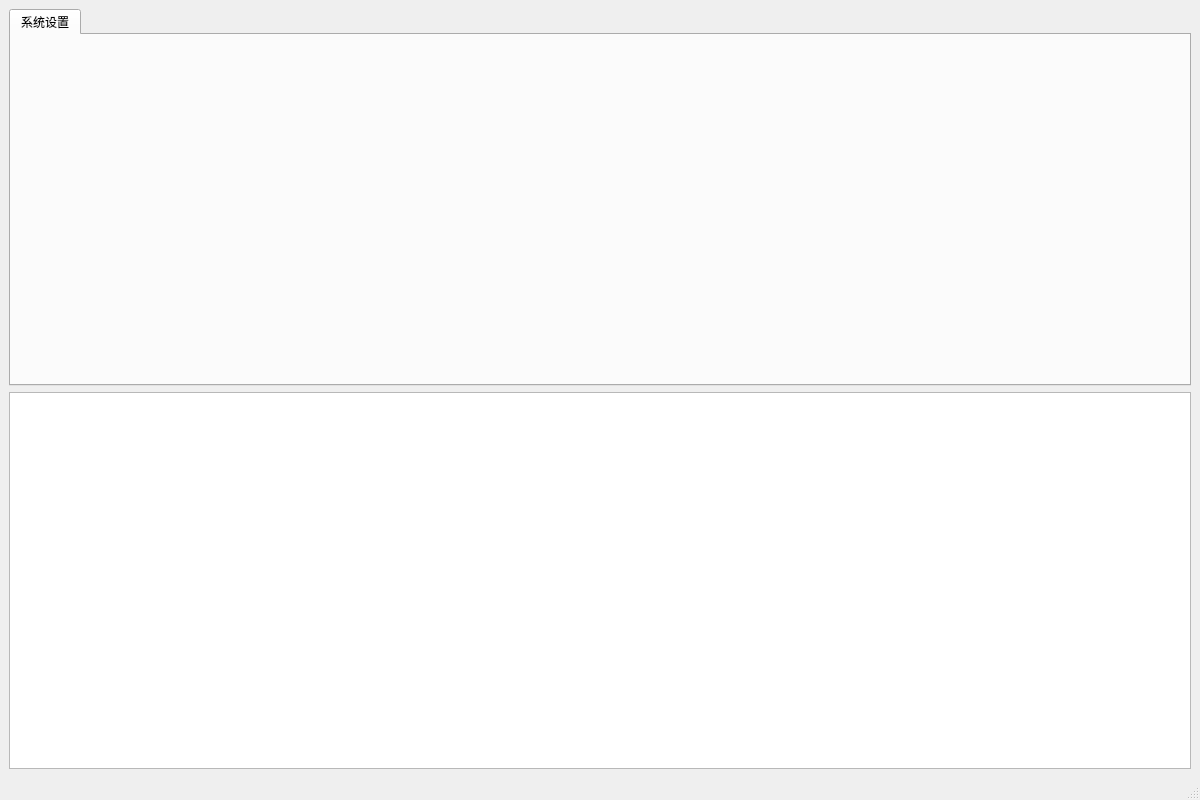
<?xml version="1.0" encoding="UTF-8"?>
<ui version="4.0">
 <class>MainWindow</class>
 <widget class="QMainWindow" name="MainWindow">
  <property name="geometry">
   <rect>
    <x>0</x>
    <y>0</y>
    <width>1200</width>
    <height>800</height>
   </rect>
  </property>
  <property name="windowTitle">
   <string>强拉V0.1</string>
  </property>
  <widget class="QWidget" name="centralwidget">
   <layout class="QVBoxLayout" name="verticalLayout">
    <item>
     <widget class="QTabWidget" name="tabWidget">
      <property name="currentIndex">
       <number>0</number>
      </property>
      <widget class="QWidget" name="tab_account">
       <attribute name="title">

        <string>系统设置</string>
       </attribute>
      </widget>
     </widget>
    </item>
    <item>
     <widget class="QListWidget" name="logWidget"/>
    </item>
   </layout>
  </widget>
  <widget class="QMenuBar" name="menubar">
   <property name="geometry">
    <rect>
     <x>0</x>
     <y>0</y>
     <width>1200</width>
     <height>22</height>
    </rect>
   </property>
  </widget>
  <widget class="QStatusBar" name="statusbar"/>
 </widget>
 <resources/>
 <connections/>
</ui>
